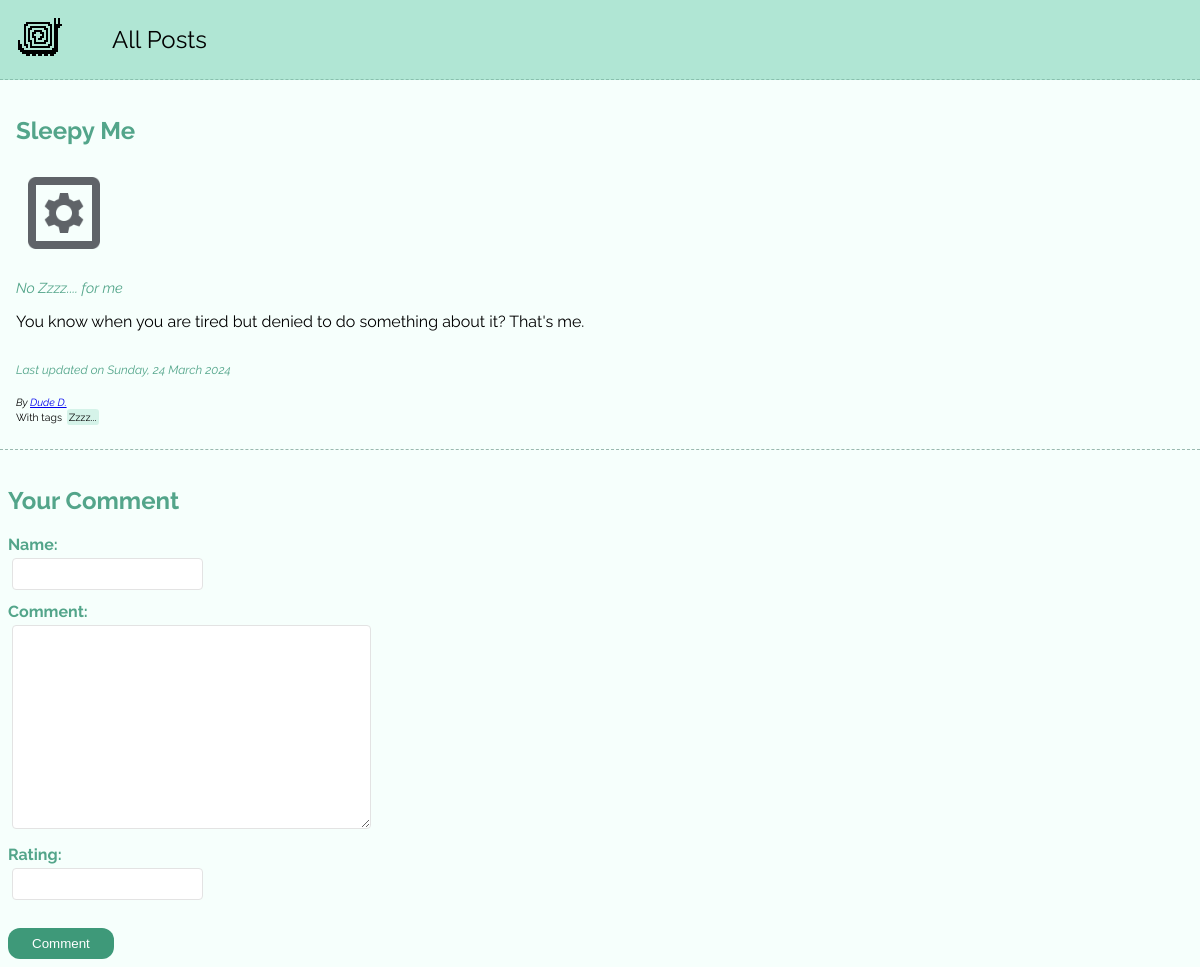
/posts/sleepy-me, run on the app's committed database.
### blog/models.py (models this page shows, shortened)
class Post(models.Model):
    title = models.CharField(max_length=200, blank=False)
    author = models.ForeignKey(Author, on_delete=models.SET_NULL, null=True, related_name="posts")
    date = models.DateField(auto_now=False, blank=False)
    slug = models.SlugField(unique=True)
    image = models.ImageField(upload_to='images', default="default.png")
    excerpt = models.CharField(max_length=500,blank=True)
    content = models.TextField(blank=False)
    tags = models.ManyToManyField(Tag, blank=True)
    def tags_as_list(self):
        return self.tags.all()
    def has_tags(self):
        return len(self.tags_as_list()) > 0

class Author(models.Model):
    first_name = models.CharField(max_length=200, blank=False)
    last_name = models.CharField(max_length=200, blank=False)
    email_address = models.EmailField(blank=True)
    def full_name(self):
        return f"{self.first_name} {self.last_name}"

class Tag(models.Model):
    caption = models.CharField(max_length=100, blank=False)

### blog/views.py (the view, shortened to what this page needs)
# urls.py: path('posts/<slug:slug>', views.PostView.as_view(), name='post')
class PostView(View):
    def get(self, request, slug):
        post = Post.objects.get(slug=slug)
        return render(request, 'blog/post.html', {
            'comment_form': CommentForm(),
            'post': post,
            'post_tags': post.tags.all()
        })

### blog/forms.py
class CommentForm(forms.ModelForm):
    class Meta:
        model = Comment
        fields = ['name', 'content', 'rating']
        labels = {
            'content': 'Comment',
            'name': 'Name',
            'rating': 'Rating'
        }

### blog/templates/blog/post.html (shortened to what this page needs)
{% extends 'base.html' %}
{% load static %}
{% block style_links %}
    <link rel="stylesheet" href="{% static 'blog/styles/index.css' %}" />
{% endblock %}
{% block content %}
    <section class="full-post">
        <h1>{{ post.title }}</h1>
        <img class="post-avatar" src="{{ post.image.url }}" alt="{{ post.title }}"/>
        <p class="excerpt">{{ post.excerpt }}</p>
        <p>{{ post.content }}</p>
        <div class="post-time">Last updated on <time>{{ post.date|date:"l, d F Y" }}</time></div>
        <br>
        <address class="post-preview-address">
            By <a href="mailto:{{ post.author.email_address }}">{{ post.author.full_name }}</a>
        </address>
        {% if post.has_tags %}
            <div class="post-tags">With tags {% for tag in post.tags_as_list %} <span class="tag-span"> {{ tag.caption }} </span> {% endfor %}</div>
        {% endif %}
    </section>
    <hr>
    <section class="comment-section">
        <h2>Your Comment</h2>
        <form action="{% url 'post' post.slug %}" method="POST">
            {% for field in comment_form %}
                <div class="form-control {% if field.errors %}errors{% endif %}">
                    {{ field.label_tag }}
                    {{ field }}
                </div>
            {% endfor %}
            <button>Comment</button>
        </form>
    </section>
{% endblock %}

### static/styles/base.css (style rules this page uses)
* { box-sizing: border-box; }
html { font-family: "Raleway", sans-serif; }
body { margin: 0; background-color: #fff; }
h1, h2, h3 { color: #53a58a; }

### blog/static/blog/styles/index.css (style rules this page uses)
body { background-color: #f6fffc; }
hr { border: 0px; border-bottom: 1px dashed #1a58446b; }
.post-time { margin-top: 2rem; font-size: 0.75rem; font-style: italic; color: #53a58a; }
.full-post { padding: 1rem; }
.excerpt { font-style: italic; font-size: 0.9rem; color: #53a58a; }
.post-avatar { width: 6rem; height: 6rem; }
.post-preview-address { font-size: 0.65rem; font-style: bold; }
.post-tags { padding: 0.25em 0; font-size: 0.65rem; }
button { cursor: pointer; padding: 0.5rem 1.5rem; margin-top: 1rem; border-radius: 12px; background-color: #3e9979; color: #fff; border: 0px; }
.form-control { margin-bottom: 0.5rem; }
.form-control input, .form-control textarea { font: inherit; border: #e3e3e3 solid 1px; padding: 0.35rem; border-radius: 0.25rem; margin: 0.25rem; }
.form-control label { font-weight: bold; display: block; color: #53a58a; }
.comment-section { padding: 0.5rem; }
span.tag-span { background-color: #b0e6d477; padding: 0.2em; margin: 0 0.2em; border-radius: 0.3em; }

### data on the page
Post: title "Sleepy Me", image (picture), excerpt "No Zzzz.... for me", content "You know when you are tired but denied to do something about it? That's me.", date "Sunday, 24 March 2024", author.full_name "Dude D."
Tag: caption "Zzzz..."

### other printed values
{{ field.label_tag }} "Name:" "Comment:" "Rating:"
